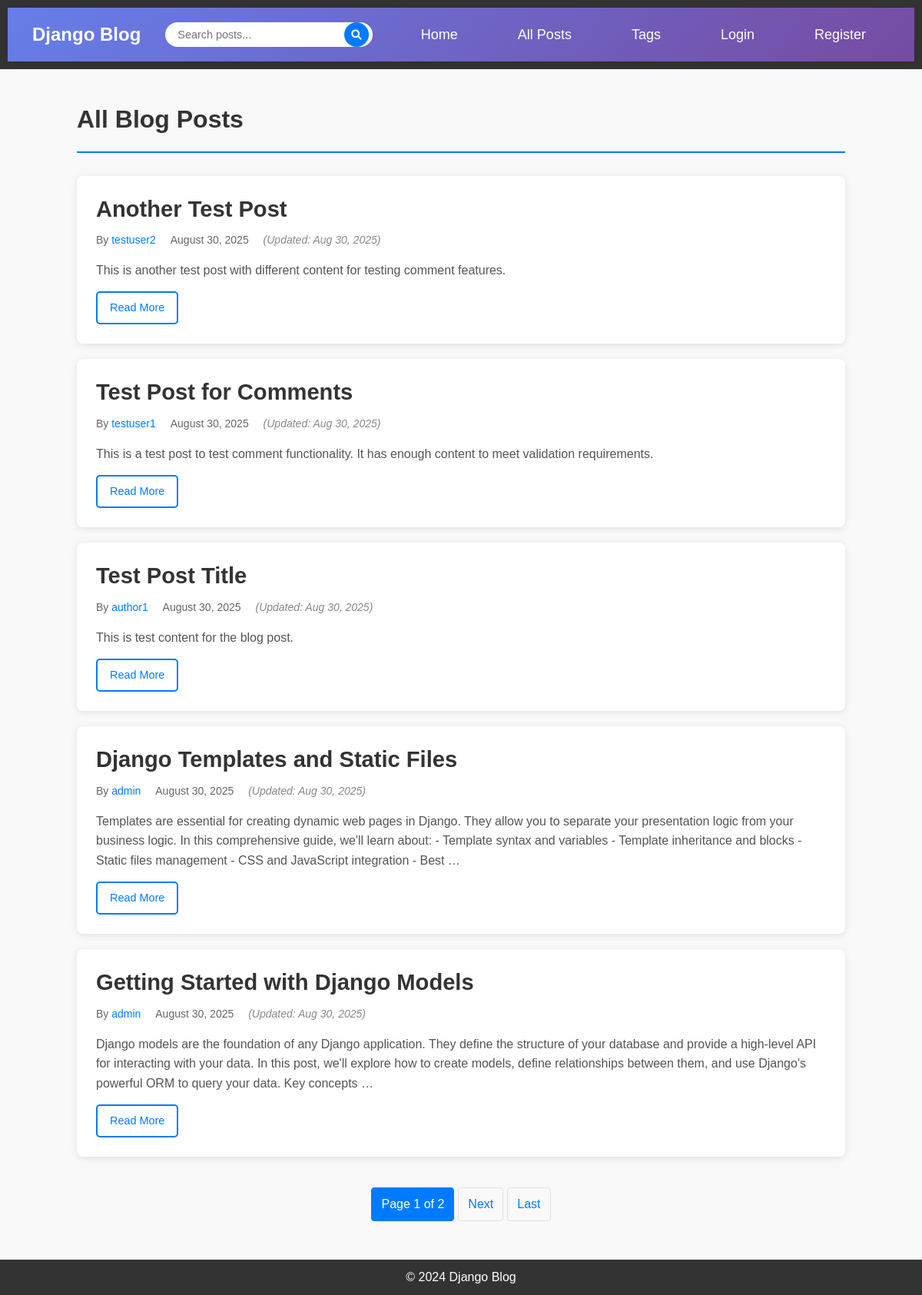
The app's page /posts/, older data.
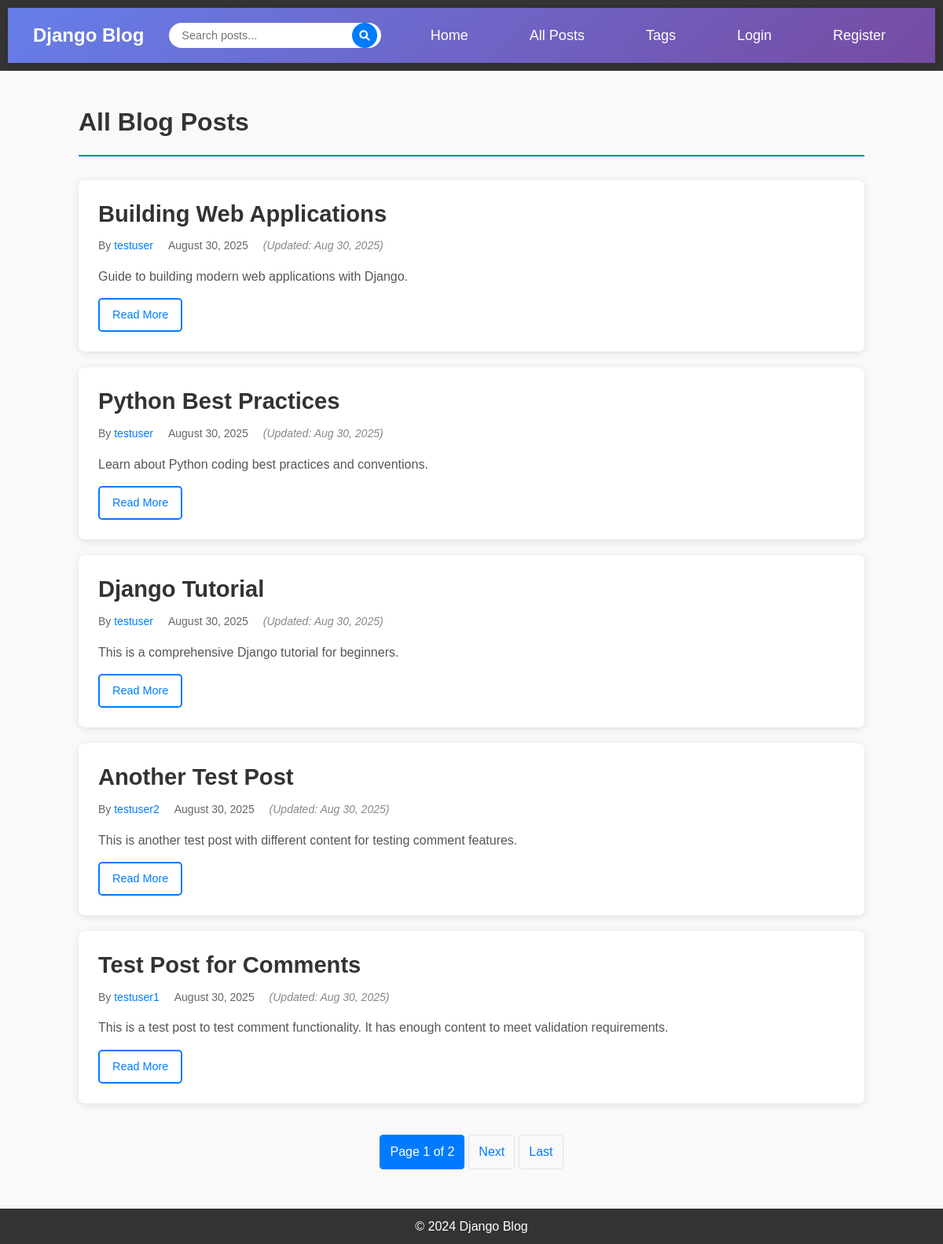
The same page, newer data.
### blog/models.py (models this page shows, shortened)
class Post(models.Model):
    title = models.CharField(max_length=200)
    content = models.TextField()
    published_date = models.DateTimeField(auto_now_add=True)
    updated_date = models.DateTimeField(auto_now=True)
    author = models.ForeignKey(User, on_delete=models.CASCADE)
    tags = models.ManyToManyField(Tag, blank=True, related_name='posts')
    class Meta:
        ordering = ['-published_date']

### blog/views.py (the view)
# urls.py: path('posts/', views.PostListView.as_view(), name='post-list'),
class PostListView(ListView):
    model = Post
    template_name = 'blog/post_list.html'  # <app>/<model>_<viewtype>.html
    context_object_name = 'posts'
    paginate_by = 5
    ordering = ['-published_date']
    def get_context_data(self, **kwargs):
        context = super().get_context_data(**kwargs)
        context['title'] = 'All Blog Posts'
        return context

### blog/templates/blog/post_list.html (shortened to what this page needs)
{% extends 'blog/base.html' %}
{% block content %}
<div class="posts-container">
    <div class="posts-header">
        <h1>{{ title }}</h1>
    </div>
    {% if posts %}
        <div class="posts-list">
            {% for post in posts %}
                <article class="post-item">
                    <div class="post-header">
                        <h2 class="post-title">
                            <a href="{% url 'post-detail' post.pk %}">{{ post.title }}</a>
                        </h2>
                        <div class="post-meta">
                            <span class="author">
                                By <a href="{% url 'user-posts' post.author.username %}">{{ post.author.username }}</a>
                            </span>
                            <span class="date">{{ post.published_date|date:"F d, Y" }}</span>
                            {% if post.updated_date != post.published_date %}
                                <span class="updated">(Updated: {{ post.updated_date|date:"M d, Y" }})</span>
                            {% endif %}
                        </div>
                    </div>
                    <div class="post-content">
                        {{ post.content|truncatewords:50|linebreaksbr }}
                    </div>
                    <div class="post-actions">
                        <a href="{% url 'post-detail' post.pk %}" class="btn btn-outline">Read More</a>
                    </div>
                </article>
            {% endfor %}
        </div>
        {% if is_paginated %}
            <div class="pagination-container">
                <nav aria-label="Page navigation">
                    <ul class="pagination">
                        <li class="page-item active">
                            <span class="page-link">
                                Page {{ page_obj.number }} of {{ page_obj.paginator.num_pages }}
                            </span>
                        </li>
                        {% if page_obj.has_next %}
                            <li class="page-item">
                                <a class="page-link" href="?page={{ page_obj.next_page_number }}">Next</a>
                            </li>
                            <li class="page-item">
                                <a class="page-link" href="?page={{ page_obj.paginator.num_pages }}">Last</a>
                            </li>
                        {% endif %}
                    </ul>
                </nav>
            </div>
        {% endif %}
    {% endif %}
</div>
{% endblock %}

Row changes from the older to the newer data that the page shows:
no longer on this page (row unchanged): Post: title "Test Post Title", author.username "author1", published_date "August 30, 2025", updated_date "Aug 30, 2025", content "This is test content for the blog post."
no longer on this page (row unchanged): Post: title "Django Templates and Static Files", author.username "admin", published_date "August 30, 2025", updated_date "Aug 30, 2025", content "Templates are essential for creating dynamic web pages in Django. They allow you to separate your presentation logic from your business logic. In this comprehensive guide, we'll learn about: - Template syntax and variables - Template inheritance and blocks - Static files management - CSS and JavaScript integration - Best …"
no longer on this page (row unchanged): Post: title "Getting Started with Django Models", author.username "admin", published_date "August 30, 2025", updated_date "Aug 30, 2025", content "Django models are the foundation of any Django application. They define the structure of your database and provide a high-level API for interacting with your data. In this post, we'll explore how to create models, define relationships between them, and use Django's powerful ORM to query your data. Key concepts …"
added Post: title "Building Web Applications", author.username "testuser", published_date "August 30, 2025", updated_date "Aug 30, 2025", content "Guide to building modern web applications with Django."
added Post: title "Python Best Practices", author.username "testuser", published_date "August 30, 2025", updated_date "Aug 30, 2025", content "Learn about Python coding best practices and conventions."
added Post: title "Django Tutorial", author.username "testuser", published_date "August 30, 2025", updated_date "Aug 30, 2025", content "This is a comprehensive Django tutorial for beginners."
